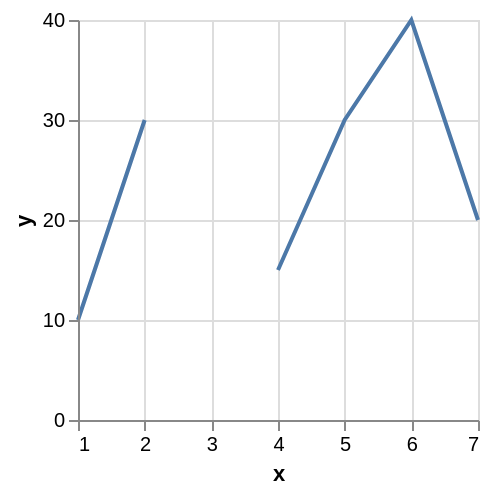

Describe this chart as a Vega-Lite specification.
### Vega specification from a JSON file in a GitHub repository (floating-point values rounded to 4 significant figures)
{"$schema": "https://vega.github.io/schema/vega/v5.json", "autosize": "pad", "padding": 5, "width": 200, "height": 200, "style": "cell", "data": [{"name": "source_0", "values": [{"x": 1, "y": 10}, {"x": 2, "y": 30}, {"x": 3, "y": null}, {"x": 4, "y": 15}, {"x": 5, "y": 30}, {"x": 6, "y": 40}, {"x": 7, "y": 20}]}], "marks": [{"name": "marks", "type": "line", "style": ["line"], "sort": {"field": "datum[\"x\"]"}, "from": {"data": "source_0"}, "encode": {"update": {"stroke": {"value": "#4c78a8"}, "tooltip": {"signal": "{\"x\": format(datum[\"x\"], \"\"), \"y\": format(datum[\"y\"], \"\")}"}, "x": {"scale": "x", "field": "x"}, "y": {"scale": "y", "field": "y"}, "defined": {"signal": "datum[\"x\"] !== null && !isNaN(datum[\"x\"]) && datum[\"y\"] !== null && !isNaN(datum[\"y\"])"}}}}], "scales": [{"name": "x", "type": "linear", "domain": {"data": "source_0", "field": "x"}, "range": [0, {"signal": "width"}], "nice": true, "zero": false}, {"name": "y", "type": "linear", "domain": {"data": "source_0", "field": "y"}, "range": [{"signal": "height"}, 0], "nice": true, "zero": true}], "axes": [{"scale": "x", "orient": "bottom", "grid": false, "title": "x", "labelFlush": true, "labelOverlap": true, "tickCount": {"signal": "ceil(width/40)"}, "zindex": 1}, {"scale": "x", "orient": "bottom", "gridScale": "y", "grid": true, "tickCount": {"signal": "ceil(width/40)"}, "domain": false, "labels": false, "maxExtent": 0, "minExtent": 0, "ticks": false, "zindex": 0}, {"scale": "y", "orient": "left", "grid": false, "title": "y", "labelOverlap": true, "tickCount": {"signal": "ceil(height/40)"}, "zindex": 1}, {"scale": "y", "orient": "left", "gridScale": "x", "grid": true, "tickCount": {"signal": "ceil(height/40)"}, "domain": false, "labels": false, "maxExtent": 0, "minExtent": 0, "ticks": false, "zindex": 0}]}
